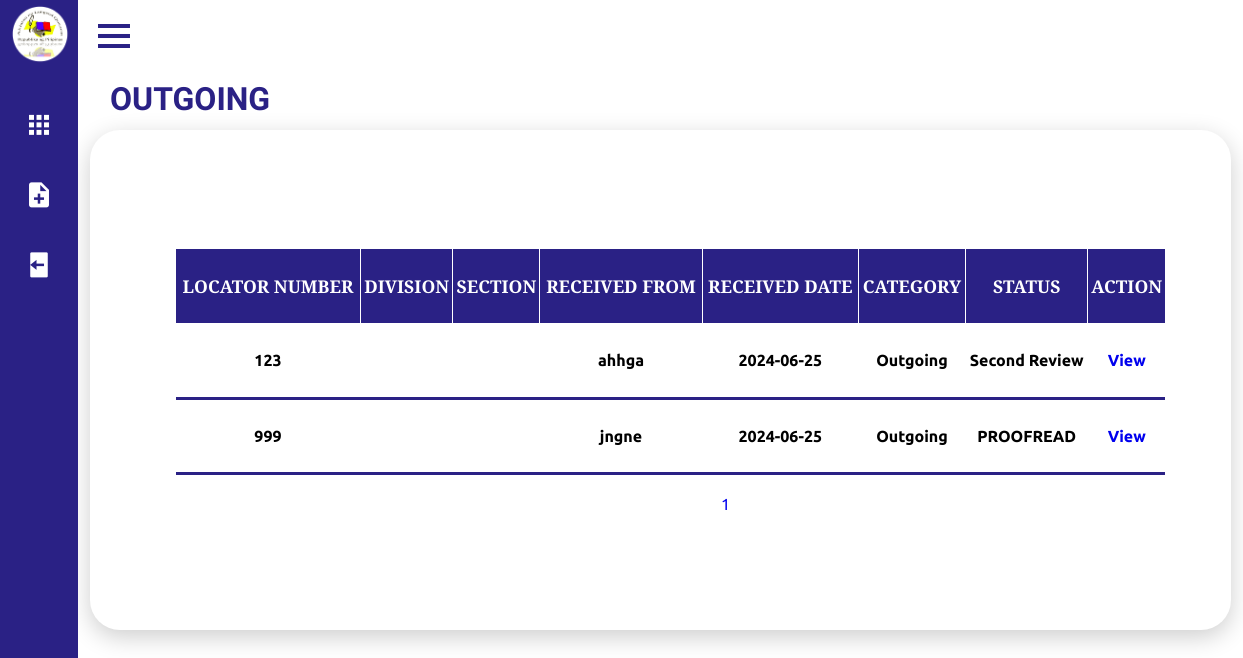
The app's page /Frontend/useroutgoingdash.php, older data.
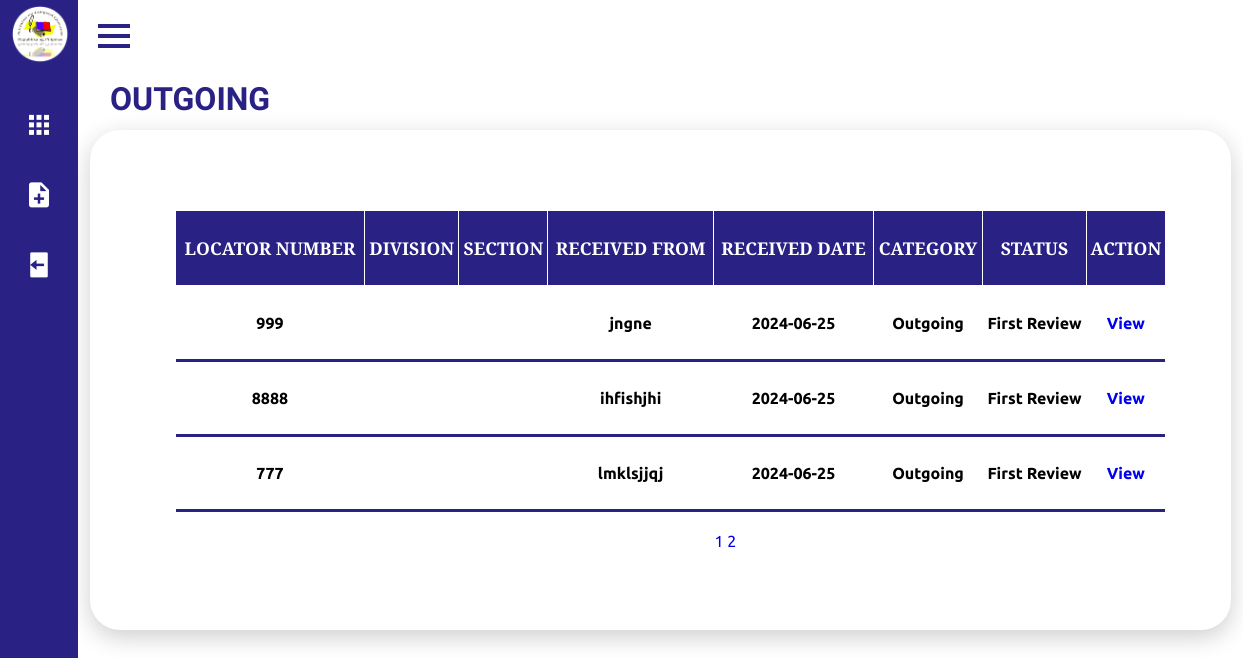
The same page, newer data.
### tables this page shows
CREATE TABLE `fileupload` (
  `id` int(11) NOT NULL,
  `file_name` varchar(255) NOT NULL,
  `division` varchar(255) DEFAULT NULL,
  `section` varchar(255) DEFAULT NULL,
  `category` enum('Incoming','Outgoing','','') DEFAULT NULL,
  `locator_num` varchar(255) DEFAULT NULL,
  `received_date` date DEFAULT NULL,
  `received_from` varchar(255) DEFAULT NULL,
  `subject` varchar(255) DEFAULT NULL,
  `description` text DEFAULT NULL,
  `type` varchar(100) DEFAULT NULL,
  `file_path` varchar(255) NOT NULL,
  `proofreader_comment` varchar(255) NOT NULL,
  `boss2_comment` varchar(255) NOT NULL,
  `boss1_comment` varchar(255) NOT NULL,
  `status` varchar(255) NOT NULL
);

### Frontend/useroutgoingdash.php (the view, shortened to what this page needs)
<!DOCTYPE html>
<html lang="en">
<head>
    <link rel="stylesheet" href="userdashboard.css">
    <link href='https://unpkg.com/boxicons@2.0.7/css/boxicons.min.css' rel='stylesheet'>
</head>
<body>
     <div class="sidebar close">
        <div class="logo-details">
            <span class="img">
                <img src="img/Logo.png" >
            </span>
        </div>
        <ul class="nav-links">
          <li>
            <div class="iocn-link">
              <a href="userdashboard.php">
                <i class='bx bxs-grid'></i>
              </a>
            </div>
          </li>
          <li>
            <a href="useroutgoing.php">
              <i class='bx bxs-file-plus' ></i>
            </a>
          </li>
          <li>
            <a href="/qcpl/Backend/logout.php">
              <i class='bx bxs-log-out' ></i>
            </a>
          </li>
      </ul>
      </div>
        <section class="home-section">
            <div class="home-content">
              <i class='bx bx-menu' ></i>
            </div>
            <div class="details2">
                <div class="upload2">
                    <div class="cardHeader2">
                        <h2>OUTGOING</h2>
                        </div>
                    <div class="sum_tb">
                        <table aria-describedby="tableDescription">
                        <?php
                            $server = "localhost";
                            $username = "root";
                            $password = "";
                            $db = "qcpl";
                            $conn = new mysqli($server, $username, $password, $db);
                            $rowsPerPage = 4;
                            $page = isset($_GET['page']) ? intval($_GET['page']) : 1;
                            $offset = ($page - 1) * $rowsPerPage;
$sql = "SELECT division, section, category, locator_num, received_date, received_from, status FROM fileupload WHERE category='Outgoing' AND status != 'Approved' LIMIT $rowsPerPage OFFSET $offset";
$result = $conn->query($sql);
                            if ($result->num_rows > 0) {
                                echo "<table>";
                                echo "<tr><th>Locator Number</th><th>Division</th><th>Section</th><th>Received From</th><th>Received Date</th><th>Category</th><th>Status</th><th>Action</th></tr>";
                                while ($row = $result->fetch_assoc()) {
                                    echo "<tr>";
                                    echo "<td>" . htmlspecialchars($row["locator_num"]) . "</td>";
                                    echo "<td>" . htmlspecialchars($row["division"]) . "</td>";
                                    echo "<td>" . htmlspecialchars($row["section"]) . "</td>";
                                    echo "<td>" . htmlspecialchars($row["received_from"]) . "</td>";
                                    echo "<td>" . htmlspecialchars($row["received_date"]) . "</td>";
                                    echo "<td>" . htmlspecialchars($row["category"]) . "</td>";
                                    echo "<td>" . htmlspecialchars($row["status"]) . "</td>";
                                    echo "<td id='table_th'><center><a href='useraccountlocator.php?locator_num=" . htmlspecialchars($row["locator_num"]) . "' target='_self' aria-label='View details for " . htmlspecialchars($row["locator_num"]) . "'>View</a></td>";
                                    echo "</tr>";
                                }
                                echo "</table>";
                                $sql_count = "SELECT COUNT(*) AS total_count FROM fileupload WHERE category='Outgoing'";
                                $result_count = $conn->query($sql_count);
                                $row_count = $result_count->fetch_assoc();
                                $total_records = $row_count['total_count'];
                                $total_pages = ceil($total_records / $rowsPerPage);
                                echo "<div style='text-align: center; margin-top: 20px;'>";
                                for ($i = 1; $i <= $total_pages; $i++) {
                                    echo "<a href='?page=$i'>" . $i . "</a> ";
                                }
                                echo "</div>";
                            } else {
                                echo "<script>alert('No documents found!');</script>";
                            }
                            ?>
                    </div>
                </div>
            </div>
        </section>
</body>
</html>

Row changes from the older to the newer data that the page shows:
no longer on this page (row edited): fileupload: locator_num "123", received_from "ahhga", received_date "2024-06-25", category "Outgoing", status "Second Review"
changed fileupload "jngne": status "PROOFREAD" → "First Review"
added fileupload: locator_num "8888", received_from "ihfishjhi", received_date "2024-06-25", category "Outgoing", status "First Review"
added fileupload: locator_num "777", received_from "lmklsjjqj", received_date "2024-06-25", category "Outgoing", status "First Review"
Text that changed along with them:
new list line: "2"
